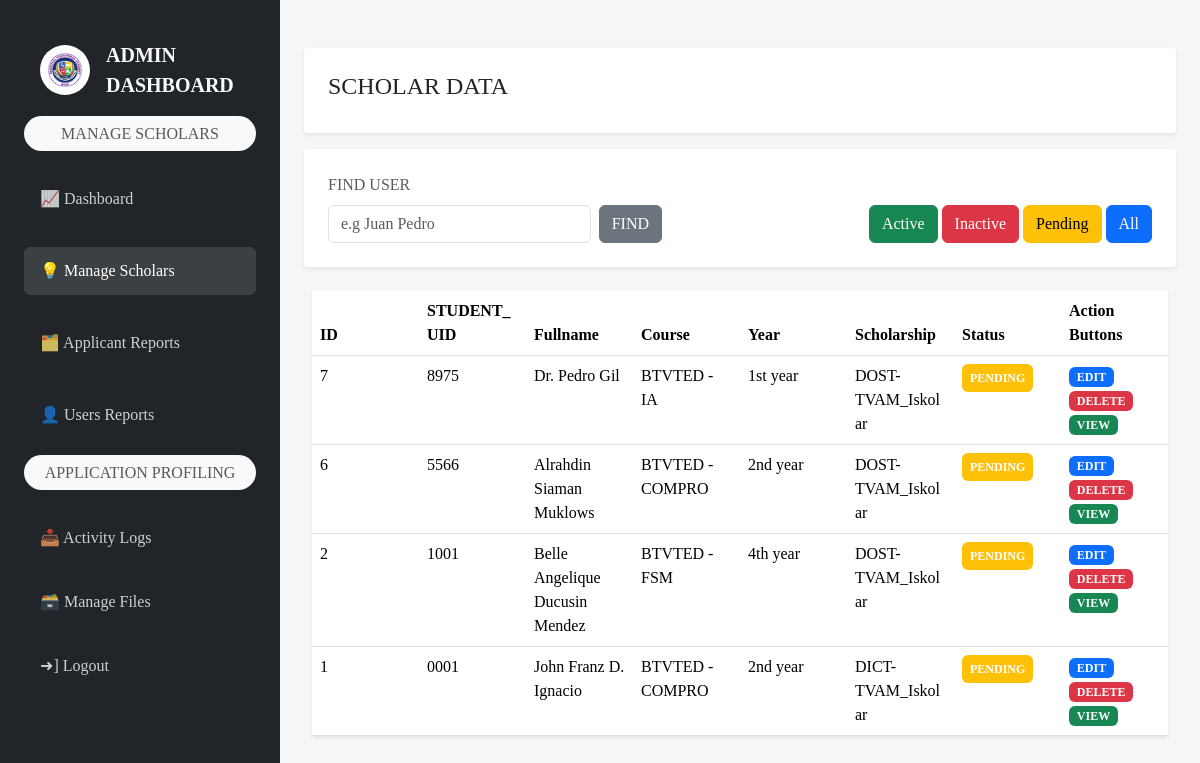
Page /admin/scholars/index.php (signed in) on the committed database.
### tables this page shows
CREATE TABLE `scholars` (
  `id` int(11) NOT NULL,
  `student_id` varchar(100) NOT NULL,
  `fullname` varchar(100) NOT NULL,
  `course` varchar(100) NOT NULL,
  `year_level` varchar(50) NOT NULL,
  `scholarship_type` varchar(100) NOT NULL,
  `status` enum('active','inactive','pending') NOT NULL DEFAULT 'pending',
  `created_at` timestamp NOT NULL DEFAULT current_timestamp(),
  `email` varchar(100) NOT NULL
);

### admin/scholars/index.php (the view, shortened to what this page needs)
<?php
require_once "../../config/database.php";
$search = isset($_GET['user']) ? trim($_GET['user']) : '';
$scholar_sql = "SELECT * FROM scholars";
$scholar_sql .= " ORDER BY created_at DESC";
$stmt = $conn->prepare($scholar_sql);
$stmt->execute();
$result = $stmt->get_result();
?>
<!DOCTYPE html>
<html lang="en">
<head>
    <link href="https://cdn.jsdelivr.net/npm/bootstrap@5.3.3/dist/css/bootstrap.min.css" rel="stylesheet">
    <link rel="stylesheet" href="/TVAM_SCHOLARSHIP/assets/css/style.css">
    <link rel="stylesheet" href="/TVAM_SCHOLARSHIP/assets/css/admin.css">
</head>
<body class="admin-page">
<div class="d-flex flex-column flex-md-row min-vh-100">
    <?php include "../../includes/sidebar.php"; ?>
    <main class="container-fluid w-100 mt-4 p-4" style="min-height: 100vh;">
        <div class="card border-0 rounded-1 shadow-sm p-3 px-4 py-4">
            <div class=" text-start align-items-center">
                <h3 class="text-uppercase fs-4">Scholar data</h3>
            </div>
        </div>
        <div class="card border-0 rounded-1 shadow-sm p-3 px-4 py-4 mb-3 mt-3">
            <form action="" method="GET" class="form-group">
                <div class="row g-3 align-items-end justify-content-between">
                    <div class="col-12 col-md-6 col-lg-5">
                        <label for="user" class="form-label text-uppercase text-muted">FIND USER</label>
                        <div class="d-flex flex-md-row gap-2">
                            <input type="text" name="user" class="form-control" placeholder="e.g Juan Pedro" value="<?php echo htmlspecialchars($search);?>">
                            <button type="submit" class="btn btn-secondary">FIND</button>
                        </div>
                    </div>
                    <div class="col-12 col-md-6 col-lg-5 d-flex flex-end justify-content-md-end">
                        <div class="d-flex flex-md-row gap-1" role="tablist">
                            <a href="index.php?status=active" class="btn btn-success">Active</a>
                            <a href="index.php?status=inactive" class="btn btn-danger">Inactive</a>
                            <a href="index.php?status=pending" class="btn btn-warning">Pending</a>
                            <a href="index.php" class="btn btn-primary">All</a>
                        </div>
                    </div>
                </div>
            </form>
        </div>
        <div class="container-fluid mt-3 table-responsive p-2">
            <table class="table table-hover shadow-sm">
                <thead>
                    <tr>
                        <th>ID</th>
                        <th>STUDENT_UID</th>
                        <th>Fullname</th>
                        <th>Course</th>
                        <th>Year</th>
                        <th>Scholarship</th>
                        <th>Status</th>
                        <th>Action Buttons</th>
                    </tr>
                </thead>
                <tbody>
                    <?php if($result->num_rows > 0) { ?>
                    <?php while($row = $result->fetch_assoc()) : ?>
                        <?php
                            $sanitizeStatus = strtolower($row['status'] ?? '');
                            if($sanitizeStatus === 'inactive') $bg = "bg-danger";
                            elseif($sanitizeStatus === 'active') $bg = "bg-success";
                            else { $bg = "bg-warning"; }
                        ?>
                    <tr>
                        <td> <?php echo $row['id'] ?></td>
                        <td> <?php echo htmlspecialchars($row['student_id']); ?></td>
                        <td> <?php echo htmlspecialchars($row['fullname']); ?></td>
                        <td> <?php echo htmlspecialchars($row['course']); ?></td>
                        <td> <?php echo htmlspecialchars($row['year_level']); ?></td>
                        <td> <?php echo htmlspecialchars($row['scholarship_type']); ?></td>
                        <td>
                            <span class="badge <?php echo $bg; ?> text-uppercase fw-bold px-2 py-2 small">
                                <?php echo htmlspecialchars($row['status']);?>
                            </span>
                        </td>
                        <td class="">
                            <a href="edit.php?id=<?php echo $row['id']; ?>" class="badge bg-primary text-decoration-none"> EDIT </a>
                            <a href="delete.php?id=<?php echo $row['id']; ?>" class="badge bg-danger text-decoration-none"> DELETE </a>
                            <a href="view.php?id=<?php echo $row['id']; ?>" class="badge bg-success text-decoration-none">VIEW</a>
                        </td>
                    </tr>
                    <?php endwhile; ?>
                    <?php } else { ?>
                    <tr>
                        <td colspan="8" class="text-center text-muted py-4">No scholars found.</td>
                    </tr>
                    <?php } ?>
                </tbody>
            </table>
        </div>
    </main>
</div>

### assets/css/style.css (style rules this page uses)
* { padding: 0; margin: 0; box-sizing: border-box; font-family:'Times New Roman', Times, serif; }

### assets/css/admin.css (style rules this page uses)
.admin-page { background-color: #f5f6f8; }
.admin-page .table-responsive { overflow-x: auto; -webkit-overflow-scrolling: touch; }
.admin-page .table-responsive table { width: 100%; table-layout: fixed; }
.admin-page .table-responsive th, .admin-page .table-responsive td { white-space: normal !important; word-wrap: break-word; word-break: break-word; }

### rows in the picture
scholars: id "7", student "8975", fullname "Dr. Pedro Gil", course "BTVTED - IA", year_level "1st year", scholarship_type "DOST-TVAM_Iskolar", status "PENDING"
scholars: id "6", student "5566", fullname "Alrahdin Siaman Muklows", course "BTVTED - COMPRO", year_level "2nd year", scholarship_type "DOST-TVAM_Iskolar", status "PENDING"
scholars: id "2", student "1001", fullname "Belle Angelique Ducusin Mendez", course "BTVTED - FSM", year_level "4th year", scholarship_type "DOST-TVAM_Iskolar", status "PENDING"
scholars: id "1", student "0001", fullname "John Franz D. Ignacio", course "BTVTED - COMPRO", year_level "2nd year", scholarship_type "DICT-TVAM_Iskolar", status "PENDING"
